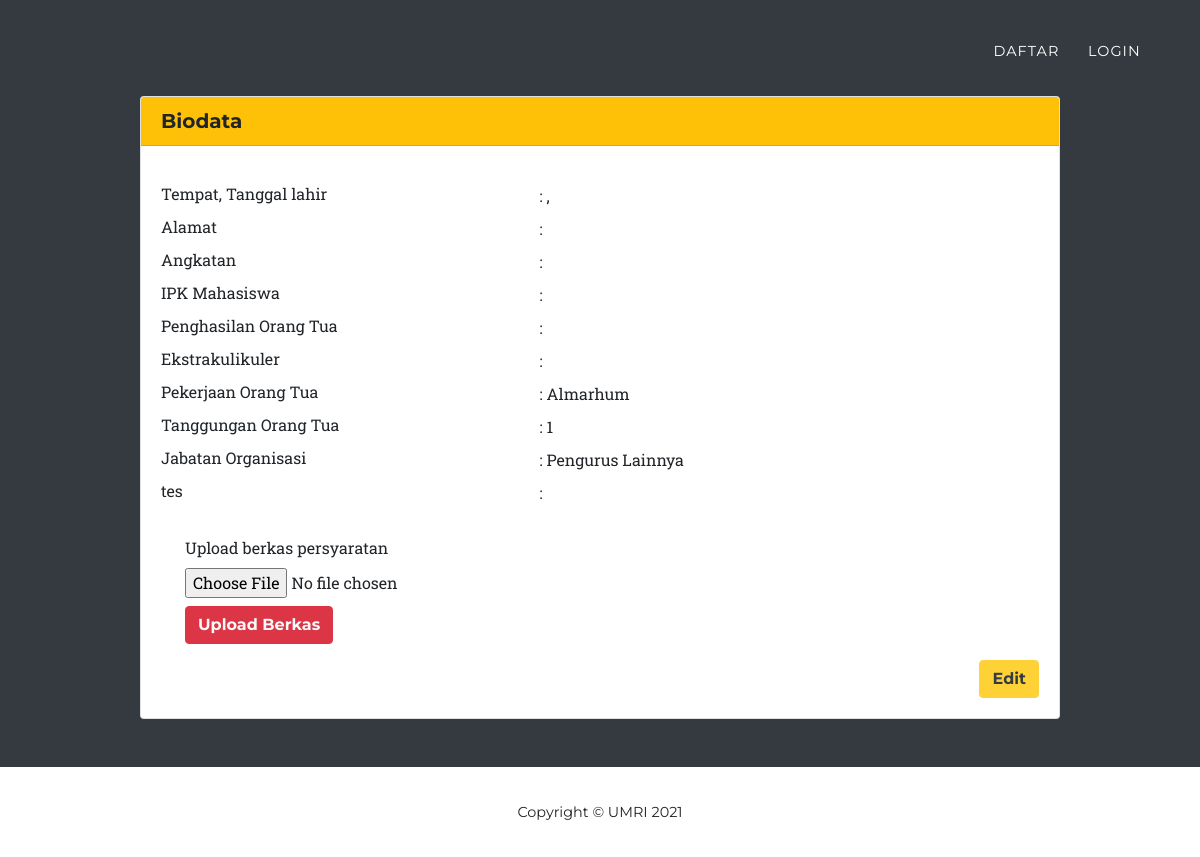
Screenshot of /index.php/mahasiswa with the database file from the repository.
### tables this page shows
CREATE TABLE `kriteria` (
  `id_kriteria` varchar(32) NOT NULL,
  `nama_kriteria` varchar(64) NOT NULL,
  `judul_kriteria` varchar(128) NOT NULL,
  `bobot` double NOT NULL,
  `b/c` varchar(1) NOT NULL,
  `jenis_pertanyaan` varchar(16) NOT NULL
);

CREATE TABLE `pilihan_kriteria` (
  `id_kriteria` varchar(32) NOT NULL,
  `nama_pilihan` varchar(64) NOT NULL,
  `urutan` int(2) NOT NULL
);

### application/controllers/Mahasiswa.php (called while the page is built, shortened)
<?php
class Mahasiswa extends CI_Controller
{
    public function index()
    {
        $data['mahasiswa'] = $this->db->get_where('mahasiswa', ['nim' => $nim = $this->session->userdata('nim')])->row_array();
        $data['judul'] = "Biodata Mahasiswa";
        $this->load->view('mahasiswa/index', $data);
    }
}

### index.php (called while the page is built, shortened)
<?php
require_once BASEPATH.'core/CodeIgniter.php';

### application/views/mahasiswa/index.php (the view, shortened to what this page needs)
<!DOCTYPE html>
<html lang="en">
<head>
    <link href="<?= base_url('assets/') ?>vendor/bootstrap/css/bootstrap.min.css" rel="stylesheet">
    <link href="<?= base_url('assets/') ?>vendor/fontawesome-free/css/all.min.css" rel="stylesheet" type="text/css">
    <link href="<?= base_url('assets/') ?>css/agency.min.css" rel="stylesheet">
</head>
<body id="page-top" class="bg-dark">
    <nav class="navbar navbar-expand-lg navbar-dark fixed-top" id="mainNav">
        <div class="container">
            <div class="collapse navbar-collapse" id="navbarResponsive">
                <ul class="navbar-nav text-uppercase ml-auto">
                    <?php if ($this->session->userdata('nim')) : ?>
                        <li class="nav-item">
                            <a class="nav-link js-scroll-trigger" href="<?= base_url('home') ?>">Home</a>
                        </li>
                        <li class="nav-item">
                            <a class="nav-link js-scroll-trigger" href="<?= base_url('mahasiswa ') ?>">Biodata</a>
                        </li>
                        <li class="nav-item">
                            <a class="nav-link js-scroll-trigger" href="<?= base_url('login/logout') ?>">Logout</a>
                        </li>
                    <?php else : ?>
                        <li class="nav-item">
                            <a class="nav-link js-scroll-trigger" href="<?= base_url('login/daftar') ?>">Daftar</a>
                        </li>
                        <li class="nav-item">
                            <a class="nav-link js-scroll-trigger" href="<?= base_url('login') ?>">Login</a>
                        </li>
                    <?php endif; ?>
                </ul>
            </div>
        </div>
    </nav>
    <div class="container mt-5">
        <div class="row">
            <div class="col-md-10 mx-auto my-5">
                <div class="card">
                    <h5 class="card-header bg-warning">Biodata</h5>
                    <div class="card-body">
                        <div class="row">
                            <div class="col-lg-5">Tempat, Tanggal lahir</div>
                            <div class="col-lg-7">
                                <p class="card-text">: <?= $mahasiswa['tempat_lahir'] ?>, <?= $mahasiswa['tanggal_lahir'] ?></p>
                            </div>
                        </div>
                        <div class="row">
                            <div class="col-lg-5">Alamat</div>
                            <div class="col-lg-7">
                                <p class="card-text">: <?= $mahasiswa['alamat'] ?></p>
                            </div>
                        </div>
                        <div class="row">
                            <div class="col-lg-5">Angkatan</div>
                            <div class="col-lg-7">
                                <p class="card-text">: <?= $mahasiswa['angkatan'] ?></p>
                            </div>
                        </div>
                        <?php
                        $qInput = "SELECT id_kriteria, judul_kriteria FROM kriteria where jenis_pertanyaan = 'Input'";
                        $input = $this->db->query($qInput)->result_array();
                        foreach ($input as $i) :
                        ?>
                            <div class="row">
                                <div class="col-lg-5"><?= $i['judul_kriteria'] ?></div>
                                <div class="col-lg-7">
                                    <p class="card-text">: <?= $mahasiswa[$i['id_kriteria']] ?></p>
                                </div>
                            </div>
                        <?php endforeach; ?>
                        <?php
                        $qPilihan = "SELECT id_kriteria, judul_kriteria FROM kriteria where jenis_pertanyaan = 'Pilihan'";
                        $pilihan = $this->db->query($qPilihan)->result_array();
                        foreach ($pilihan as $p) :
                        ?>
                            <div class="row">
                                <div class="col-lg-5"><?= $p['judul_kriteria'] ?></div>
                                <div class="col-lg-7">
                                    <p class="card-text">:
                                        <?php
                                        $opt = $this->db->get_where('pilihan_kriteria', ['id_kriteria' => $p['id_kriteria']])->result_array();
                                        $baris = count($opt) - 1;
                                        foreach ($opt as $j) :
                                            $qrel = 'SELECT * from rel_mhs_kriteria where nim = "' . $mahasiswa['nim'] . '" AND id_kriteria = "' . $j['id_kriteria'] . '"';
                                            $rel_mhs = $this->db->query($qrel)->row_array();
                                            $nilai = $rel_mhs['nilai'] * $baris;
                                        ?>
                                        <?php endforeach;
                                        $isi = $this->db->get_where('pilihan_kriteria', ['urutan' => number_format($nilai), 'id_kriteria' => $p['id_kriteria']])->row_array();
                                        echo $isi['nama_pilihan'];
                                        ?>
                                    </p>
                                </div>
                            </div>
                        <?php endforeach; ?>
                        <?php if ($mahasiswa['berkas'] != null) : ?>
                            <div class="row">
                                <div class="col-lg-5">Berkas</div>
                                <hr>
                                <div class="col-lg-7">
                                    <p class="card-text mb-1">: <a class="text-info" href="<?= base_url('assets/berkas/mahasiswa/') . $mahasiswa['berkas'] ?>">Download</a></p>
                                    <a href="<?= base_url('mahasiswa/hapusberkas') ?>" class="btn btn-danger btn-sm ml-2 text-light">Ganti Berkas</a>
                                </div>
                            </div>
                        <?php else : ?>
                            <?php echo form_open_multipart('mahasiswa/uploadberkas'); ?>
                            <div class="row">
                                <div class="col-md-8 justify-content-center">
                                    <div class="form mt-3 pl-4 pt-2">
                                        <div class="form-group mb-2">
                                            <label for="exampleFormControlFile1">Upload berkas persyaratan</label>
                                            <input type="file" class="form-control-file" id="berkas" name="berkas">
                                        </div>
                                        <button class="btn btn-danger text-light" type="submit">Upload Berkas</button>
                                    </div>
                                    </form>
                                </div>
                            </div>
                        <?php endif; ?>
                        <a href="<?= base_url('mahasiswa/biodata') ?>" class="btn btn-primary mt-3 float-right text-dark">Edit</a>
                    </div>
                </div>
            </div>
    <footer class="footer bg-white">
        <div class="container">
            <div class="row align-items-center">
                <div class="col-md-12">
                    <span class="copyright">Copyright &copy; UMRI <?= date('Y') ?></span>
                </div>
            </div>
        </div>
    </footer>
</body>
</html>

### rows the page displays
kriteria: judul_kriteria "IPK Mahasiswa"
kriteria: judul_kriteria "Penghasilan Orang Tua"
kriteria: judul_kriteria "Ekstrakulikuler"
kriteria: judul_kriteria "Pekerjaan Orang Tua", pilihan_kriteria.nama_pilihan "Almarhum"
kriteria: judul_kriteria "Tanggungan Orang Tua", pilihan_kriteria.nama_pilihan "1"
kriteria: judul_kriteria "Jabatan Organisasi", pilihan_kriteria.nama_pilihan "Pengurus Lainnya"
kriteria: judul_kriteria "tes"
